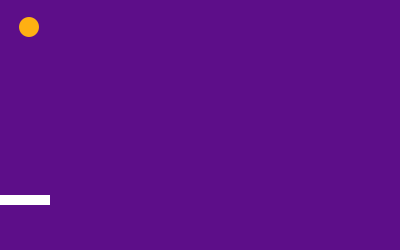
Frame 1 (no input)
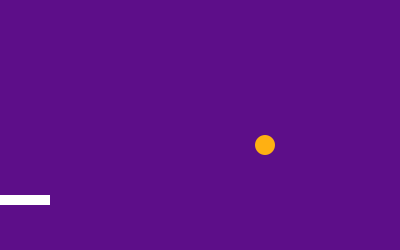
Frame 60 (the mouse pressed at the canvas centre just before this capture)
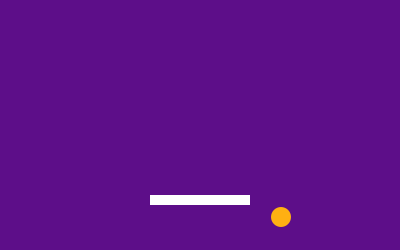
Frame 120 (the mouse held since frame 60 and released just before this capture)

The Processing sketch that drew these frames (run headless with seeded random() and noise(); from frame 60 on, the mouse is pressed at the canvas centre):

// Processing sketch: processing_83887
// ── processing_83887.pde

//PING PONG MINI GAME
//David Grant
float xPosition = 25;
float xSpeed = 4;
float yPosition = 25;
float ySpeed = 2;
float radius = 10;
float rectY;

void setup() {

size(400, 250);

rectY = height -50;
}

void draw() {

background(93, 14, 137);
fill(255, 176, 18);
noStroke();
//draw a circle 

//x position
//move x position right

xPosition = xPosition + xSpeed;

if (xPosition + radius>width) {
xSpeed = - xSpeed;
}
else if (xPosition -radius< 0) { //bounce back left
xSpeed = - xSpeed;
}

//y position
//move y position down
yPosition = yPosition + ySpeed;
if (yPosition + radius>height) {
  ySpeed = -ySpeed;
}
//if (yPosition -radius< 0) { //bounce back up
//ySpeed = - ySpeed;
//}
else if (yPosition -radius< 0) { //bounce back left
ySpeed = -ySpeed;
}
//calls ball
smooth();
ellipse(xPosition, yPosition, radius*2, radius*2);


//makes ball bounce off bat
if (xPosition >= mouseX-50 && xPosition <= mouseX+50 && yPosition >= rectY-5-radius && yPosition <= rectY+5-radius) {
yPosition = rectY-5-radius;
ySpeed = - ySpeed;
}

//Bat attatched to mouse
fill(255);
smooth();
rectMode(CENTER);
rect(mouseX, rectY, 100, 10);
}
